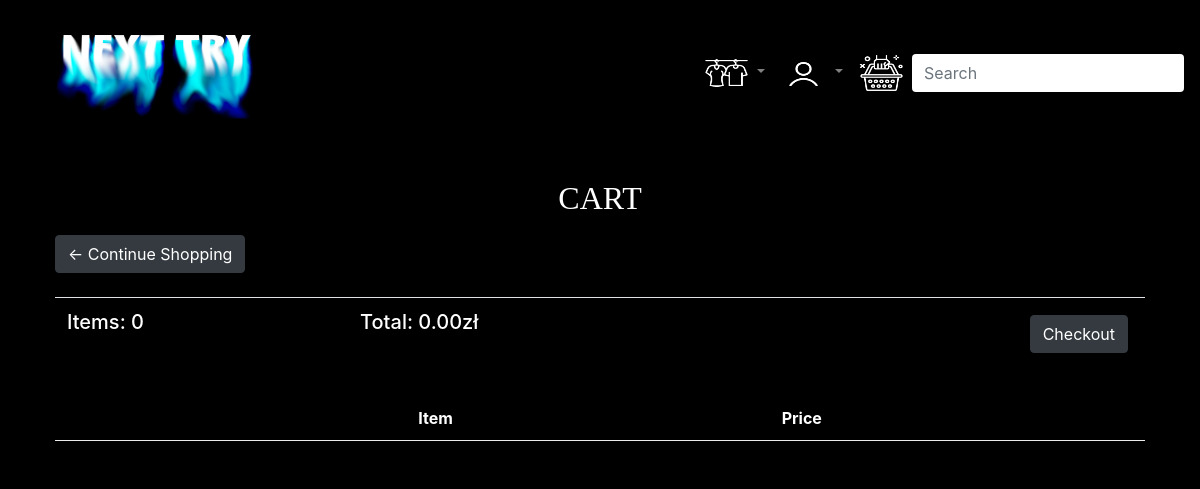
The page /cart/ (signed in) on the database as committed earlier.
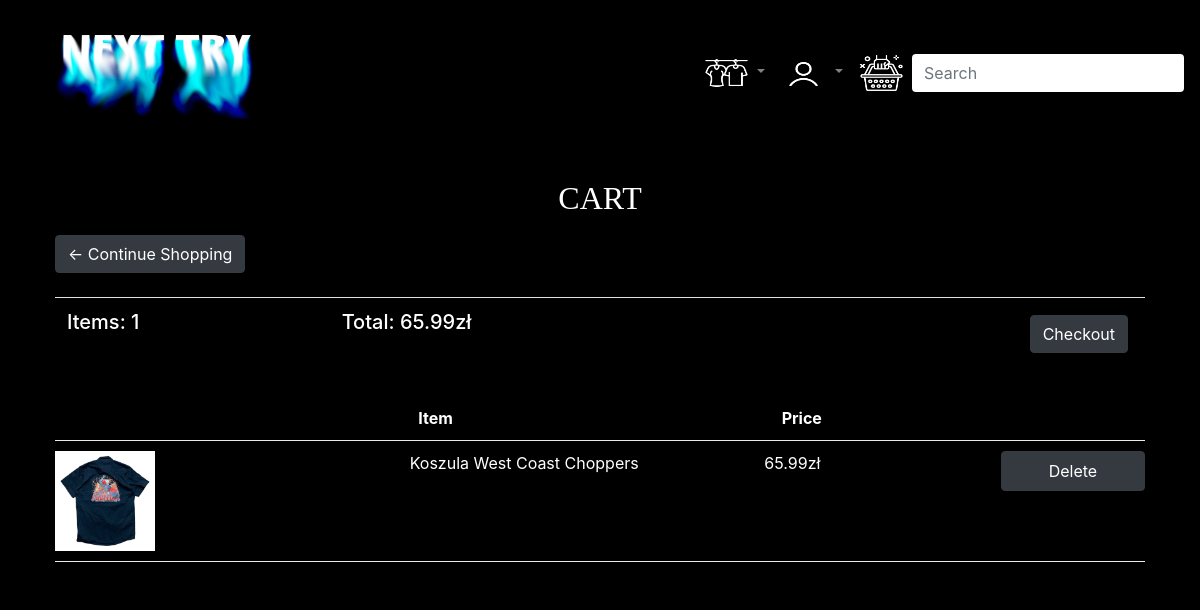
The same page on the database as committed later.
### store/models.py (models this page shows, shortened)
class Order(models.Model):
    customer = models.ForeignKey(Customer, on_delete=models.SET_NULL, null=True, blank=True)
    date_ordered = models.DateTimeField(auto_now_add=True)
    complete = models.BooleanField(default=False)
    transaction_id = models.CharField(max_length=100, null=True)
    @property
    def get_cart_total(self):
        orderitems = self.orderitem_set.all()
        total = sum([item.get_total for item in orderitems])
        return total
    @property
    def get_cart_items(self):
        orderitems = self.orderitem_set.all()
        total = len(orderitems)
        return total

class OrderItem(models.Model):
    product = models.ForeignKey(Product, on_delete=models.SET_NULL, blank=True, null=True)
    order = models.ForeignKey(Order, on_delete=models.SET_NULL, blank=True, null=True)
    date_added = models.DateTimeField(auto_now_add=True)
    @property
    def get_total(self):
        total = self.product.price
        return total

class Product(models.Model):
    name = models.CharField(max_length=200, null=True)
    price = models.FloatField()
    sizes = (
        ('XXL', 'XXL'),
        ('XL', 'XL'),
        ('L', 'L'),
        ('M', 'M'),
        ('S', 'S'),
        ('XS', 'XS'),
    )
    size = models.CharField(max_length=3, choices=sizes, blank=True)
    shoe_size = models.FloatField(null=True, blank=True)
    brand = models.CharField(max_length=200, null=True)
    sexes = (
        ('Unisex', 'Unisex'),
        ('M', 'Male'),
        ('F', 'Female'),
    )
    sex = models.CharField(max_length=6, choices=sexes, default='Unisex')
    conditions = (
        ('New', 'New'),
        ('Very good', 'Very good'),
        ('Good', 'Good'),
        ('Satisfactory', 'Satisfactory'),
    )
    condition = models.CharField(max_length=12, choices=conditions, default='New')
    genres = (
        ('Sweatshirt', 'Sweatshirt'),
        ('T-shirt', 'T-shirt'),
        ('Jacket', 'Jacket'),
        ('Sweater', 'Sweater'),
        ('Pants', 'Pants'),
        ('Shirt', 'Shirt'),
        ('Shoes', 'Shoes'),
        ('Other', 'Other'),
    )
    genre = models.CharField(max_length=10, choices=genres, default='Other')
    image = models.ImageField(null=True, blank=True)
    image1 = models.ImageField(null=True, blank=True)
    image2 = models.ImageField(null=True, blank=True)
    @property
    def imageURL(self):
        try:
            url = self.image.url
        except:
            url = ""
        return url

### store/views.py (the view)
# urls.py: path('cart/', cart_view, name="cart_view"),
@login_required
def cart_view(request):
    if request.user.is_authenticated:
        customer = request.user.customer
        order, created = Order.objects.get_or_create(customer=customer, complete=False)
        items = order.orderitem_set.all()
    else:
        items = []
        order = {'get_cart_total': 0, 'get_cart_items': 0}
    context = {'items': items, 'order': order}
    return render(request, 'store/cart.html', context)

### templates/store/cart.html
{% extends 'store/main.html' %}
{% load static %}
{% block content %}
    <h3 class="title">
        CART
    </h3>
    <div class="row">
	    <div class="col-lg-12">
		    <div class="box-element">
            	<a class="btn btn-dark" href="{% url 'store' %}">&#x2190; Continue Shopping</a>
                <br>
                <br>
                <table class="table">
                    <tr>
                        <th><h5>Items: <bold>{{ order.get_cart_items }}</bold></h5></th>
                        <th><h5>Total: <bold>{{ order.get_cart_total|floatformat:2 }}zł</bold></h5></th>
                        <th>
                            <a style="float:right; margin:5px;" class="btn btn-dark" href="{% url 'checkout_view' %}">Checkout</a>
                        </th>
                    </tr>
                </table>
            </div>
		    <div class="box-element">
                <div class="cart-row">
                    <div style="flex:3"></div>
                    <div style="flex:3"><strong>Item</strong></div>
                    <div style="flex:2"><strong>Price</strong></div>
                    <div style="flex:1"></div>
                </div>
                {% for item in items %}
                <div class="cart-row">
                    <div style="flex:3"><img class="row-image" src="{{ item.product.imageURL }}" alt="Product in a row"></div>
                    <div style="flex:3"><p>{{ item.product.name }}</p></div>
                    <div style="flex:2"><p>{{ item.get_total|floatformat:2}}zł</p></div>
                    <button style="flex: 1; max-height: 40px" data-product="{{ item.product.id }}" data-action="remove" class="btn btn-dark add-btn update-cart">Delete</button>
                </div>
                {% endfor %}
		    </div>
	    </div>
    </div>
{% endblock content %}

Rows that differ between the two databases and show on the page:
removed Order: get_cart_items "0", get_cart_total "0.00"
added Order: get_cart_items "1", get_cart_total "65.99"
added OrderItem: product.imageURL (picture), product.name "Koszula West Coast Choppers", get_total "65.99"
